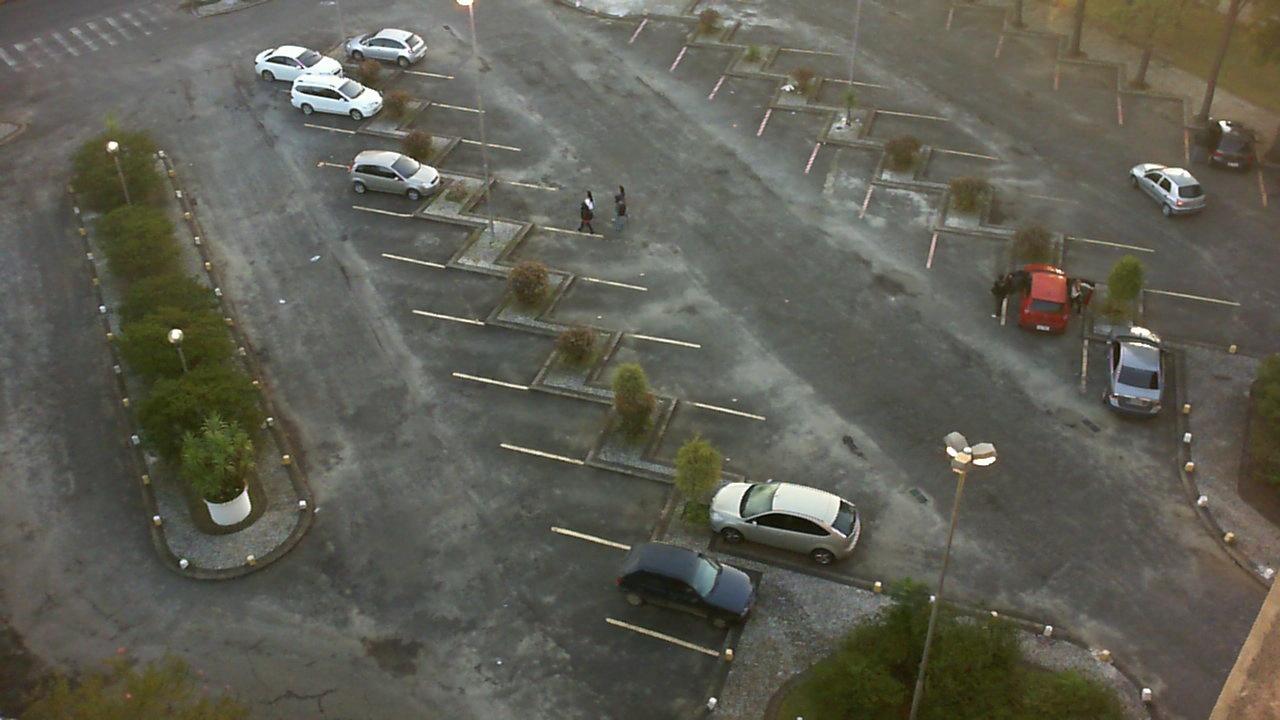
//> input picture testingEnv/ParkingLot_dataset/sequence4/frames/2013-04-15_07_05_01.png, 1280 x 720 px; its folder holds only this picture in this run
$ ./siftroi   (built with g++ and OpenCV 4)
//> lines starting //> are read from the running program, lines starting //| are printed output that depends on the picture; after the words box and inside, x2 and y2 are one past the last pixel; in counts of white or black regions, pixels touching at a corner belong together
#include <opencv2/opencv.hpp>
#include <opencv2/xfeatures2d.hpp>
#include <iostream>
#include <filesystem>
#include "opencv2/ximgproc.hpp"

cv::Mat adjustContrast(const cv::Mat& inputImg, double alpha, int beta) {
    cv::Mat newImage = cv::Mat::zeros(inputImg.size(), inputImg.type());

    // Applica la regolazione di contrasto e luminosità
    inputImg.convertTo(newImage, -1, alpha, beta);

    return newImage;
}

cv::Mat applyCLAHE(cv::Mat tgt){
    cv::cvtColor(tgt, tgt, cv::COLOR_BGR2Lab);
    std::vector<cv::Mat> lab_planes(3);
    cv::split(tgt, lab_planes);

    // Apply CLAHE to the L (lightness) channel
    cv::Ptr<cv::CLAHE> clahe = cv::createCLAHE();
    clahe->setClipLimit(2.0); // Set clip limit
    clahe->setTilesGridSize(cv::Size(8, 8)); // Set tile grid size

    cv::Mat clahe_l;
    clahe->apply(lab_planes[0], clahe_l); // Apply CLAHE to the L channel

    // Merge the modified L channel back with the original A and B channels
    lab_planes[0] = clahe_l;
    cv::Mat lab_clahe_image;
    cv::merge(lab_planes, lab_clahe_image);

    // Convert the LAB image back to BGR color space
    cv::Mat clahe_bgr_image;
    cv::cvtColor(lab_clahe_image, clahe_bgr_image, cv::COLOR_Lab2BGR);
    return clahe_bgr_image;
}

int main() {

    std::string fullFramesDir ="/home/trigger/Documents/GitHub/Parking_lot_occupancy/testingEnv/ParkingLot_dataset/sequence4/frames";
        for (const auto &iter: std::filesystem::directory_iterator(fullFramesDir)){

            std::string imgPathBusy = iter.path().string();
            cv::Mat parking_with_cars_col = cv::imread(imgPathBusy);
//> parking_with_cars_col is the input picture: 720 rows x 1280 cols, CV_8UC3; mean B, G, R 83.5, 93.9, 94.6

        cv::Mat parking_with_cars;
        cv::Mat src_clean = parking_with_cars_col.clone();
        cv::Ptr<cv::CLAHE> clahe = cv::createCLAHE();
        clahe->setClipLimit(2.0); // Clip limit to prevent noise amplification
        clahe->setTilesGridSize(cv::Size(8, 8));
        //parking_with_cars_col = adjustContrast(parking_with_cars_col, 1.3, -50);
        cv::cvtColor(parking_with_cars_col, parking_with_cars, cv::COLOR_BGR2GRAY);
        if (parking_with_cars.empty()) {
            std::cerr << "Errore nel caricamento delle immagini" << std::endl;
            return -1;
        }

        std::string emptyFramesDir = "/home/trigger/Documents/GitHub/Parking_lot_occupancy/testingEnv/ParkingLot_dataset/sequence0/frames";
        cv::Mat empty_parking = cv::Mat::zeros(parking_with_cars.size(), CV_32FC1);
        std::vector<cv::Mat> empty_images;
        for (const auto &iter: std::filesystem::directory_iterator(emptyFramesDir)) {
            std::string imgPath = iter.path().string();
            cv::Mat input = cv::imread(imgPath, cv::IMREAD_GRAYSCALE);
            if (input.empty()) {
                std::cerr << "Error opening the image" << std::endl;
            }
            empty_images.push_back(input);
        }

        for (const auto &img: empty_images) {
            cv::Mat temp;
            img.convertTo(temp, CV_32FC1);
            empty_parking += temp;
        }
//> this loop made 1 pass
        empty_parking /= empty_images.size();

        empty_parking.convertTo(empty_parking, CV_8UC1);

        // Step 1: Sottrazione del background
        cv::Mat diff;
        cv::absdiff(parking_with_cars, empty_parking, diff);
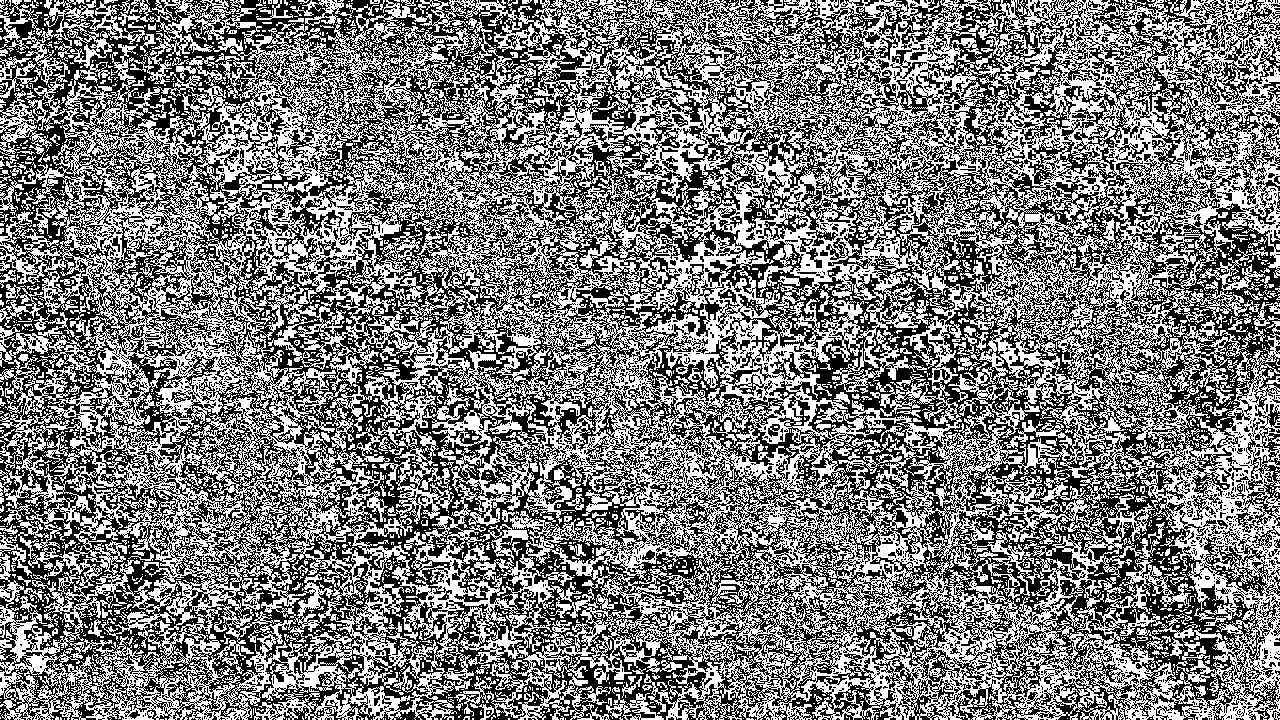
//> diff: 720 rows x 1280 cols, CV_8UC1; values 0 (black) and 1 (white), 49% white in thin lines or dots

        // Applica una sogliatura sulla differenza
        cv::Mat thresh;
        cv::threshold(diff, thresh, 50, 255, cv::THRESH_BINARY);
//> thresh: 720 rows x 1280 cols, CV_8UC1; every value is 0

        // Affina la maschera usando operazioni morfologiche
        cv::Mat kernel = cv::getStructuringElement(cv::MORPH_RECT, cv::Size(20, 20));
        cv::morphologyEx(thresh, thresh, cv::MORPH_CLOSE, kernel);
        cv::morphologyEx(thresh, thresh, cv::MORPH_OPEN, kernel);

        // Visualizza la maschera preliminare
        cv::imshow("Background Subtraction Mask", thresh);

        parking_with_cars.copyTo(parking_with_cars, thresh);

        // Step 2: Segmentazione con SIFT (affinamento)
        cv::Ptr<cv::SIFT> sift = cv::SIFT::create();
        std::vector<cv::KeyPoint> keypoints_empty, keypoints_with_cars;
        cv::Mat descriptors_empty, descriptors_with_cars;

        sift->detectAndCompute(empty_parking, cv::noArray(), keypoints_empty, descriptors_empty);
//> keypoints_empty = 2318 keypoints; strongest (x, y, size): (176, 334, 7.3), (112, 145, 6), (302, 503, 3.6), (713, 700, 4)
        sift->detectAndCompute(parking_with_cars, cv::noArray(), keypoints_with_cars, descriptors_with_cars);
//> keypoints_with_cars = 2315 keypoints; strongest (x, y, size): (176, 334, 7.3), (112, 145, 6), (302, 503, 3.6), (713, 700, 4)

        cv::FlannBasedMatcher matcher;
        std::vector<cv::DMatch> matches;
        matcher.match(descriptors_empty, descriptors_with_cars, matches);
//> matches = 2318 matches

        double max_dist = 0;
        double min_dist = 100;
        for (int i = 0; i < descriptors_empty.rows; i++) {
            double dist = matches[i].distance;
            if (dist < min_dist) min_dist = dist;
            if (dist > max_dist) max_dist = dist;
        }
//> this loop made 2318 passes
//> (dist, min_dist, max_dist) on pass 1: (46.84, 46.84, 46.84)
//> after the loop, min_dist = 1.41; max_dist = 423.7

        std::vector<cv::DMatch> good_matches;
        for (int i = 0; i < descriptors_empty.rows; i++) {
            if (matches[i].distance <= std::max(2 * min_dist, 0.02)) {
                good_matches.push_back(matches[i]);
            }
        }
//> after the loop, good_matches = 52 matches

        cv::Mat img_matches;
        cv::drawMatches(empty_parking, keypoints_empty, parking_with_cars, keypoints_with_cars, good_matches,
                        img_matches);
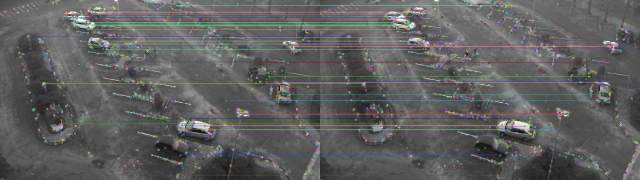
//> img_matches: 720 rows x 2560 cols, CV_8UC3 (shown at 1/4 size); mean B, G, R 94.4, 94.8, 94.5
        cv::imshow("Good Matches", img_matches);

        // Step 3: Affinamento della maschera preliminare usando i punti chiave non corrispondenti
        cv::Mat mask = thresh.clone(); // Usa la maschera dalla sottrazione come base

        // Trova i punti chiave nell'immagine con le auto che non hanno una buona corrispondenza
        for (int i = 0; i < keypoints_with_cars.size(); i++) {
            bool has_match = false;
            for (const auto &match: good_matches) {
                if (match.trainIdx == i) {
                    has_match = true;
                    break;
                }
            }
            if (!has_match) {
                // Affina la maschera aggiungendo i punti chiave che non corrispondono
                cv::circle(mask, keypoints_with_cars[i].pt, 5, cv::Scalar(255), cv::FILLED);
            }
        }
//> this loop made 2315 passes
//> mask: 720 rows x 1280 cols, CV_8UC1; 11.3% white; 379 white regions, largest, box (x1, y1, x2, y2) and area: (381, 149, 552, 245) 5686, (309, 25, 391, 141) 3900, (507, 347, 620, 413) 2518

        // Affinamento finale della maschera
        cv::morphologyEx(mask, mask, cv::MORPH_CLOSE, kernel);


        std::vector<std::vector<cv::Point>> contours;
        std::vector<cv::Vec4i> hierarchy;


        // Ulteriori operazioni morfologiche
        //cv::Mat kernelfinal = cv::getStructuringElement(cv::MORPH_RECT, cv::Size(30, 30));
        cv::morphologyEx(mask, mask, cv::MORPH_CLOSE,
                         cv::getStructuringElement(cv::MORPH_RECT, cv::Size(15, 15))); // Rimuove i buchi
        cv::morphologyEx(mask, mask, cv::MORPH_OPEN, cv::getStructuringElement(cv::MORPH_RECT, cv::Size(30,
                                                                                                        30)));// Ulteriori operazioni morfologiche
//> mask: 720 rows x 1280 cols, CV_8UC1; 9.2% white; 18 white regions
        //cv::morphologyEx(mask, mask, cv::MORPH_ERODE, cv::getStructuringElement(cv::MORPH_RECT, cv::Size(10,10)));


// Trova i contorni nella maschera
        cv::findContours(mask, contours, hierarchy, cv::RETR_EXTERNAL, cv::CHAIN_APPROX_SIMPLE);
//> contours = 18 contours; largest, box (x1, y1, x2, y2) and area: (259, 28, 633, 283) 29702, (643, 0, 877, 178) 12202, (1079, 327, 1174, 416) 6896, (998, 247, 1083, 335) 5350, (1154, 117, 1239, 212) 4296
// Filtro dei contorni per dimensione
        for (size_t i = 0; i < contours.size(); i++) {
            double area = cv::contourArea(contours[i]);
            // Se il contorno è troppo piccolo, lo eliminiamo
            if (area < 100) { // Modifica la soglia a seconda delle dimensioni del tuo dataset
                cv::drawContours(mask, contours, static_cast<int>(i), cv::Scalar(0), cv::FILLED);
            }
        }
//> this loop made 18 passes
//> area on passes 1 to 8: 898.5, 1052, 2141, 954, 2313, 3009.5, 3389, 1266.5

        cv::imshow("Mask after refinement", mask);


        // Applica la maschera affinata all'immagine con le auto
        cv::Mat image;
        parking_with_cars_col.copyTo(image, mask);

        parking_with_cars_col = applyCLAHE(parking_with_cars_col);
        adjustContrast(parking_with_cars_col, 2, -50);
//> in adjustContrast, `inputImg.convertTo(newImage, -1, alpha, beta);`:
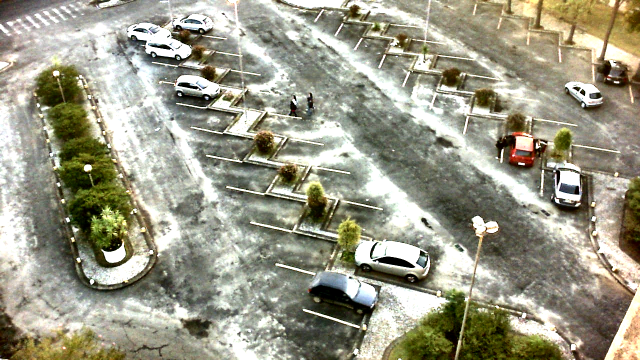
//> newImage: 720 rows x 1280 cols, CV_8UC3 (shown at 1/2 size); mean B, G, R 134.9, 153.8, 155.3


        mask.setTo(cv::GC_BGD, mask == 0);
        mask.setTo(cv::GC_PR_FGD, mask == 255);
//> mask: 720 rows x 1280 cols, CV_8UC1; values 0 (black) and 3 (white), 9.2% white; 18 white regions, largest, box (x1, y1, x2, y2) and area: (259, 28, 633, 283) 30402, (643, 0, 877, 178) 12612, (1079, 327, 1174, 416) 7068

        cv::imshow("kabir porcodio", image);
        cv::Mat bgdModel, fgdModel;
            std::cout << "Executing grabcut..." << std::endl;
        try {
            cv::grabCut(image, mask, cv::Rect(), bgdModel, fgdModel, 30, cv::GC_INIT_WITH_MASK);
//> bgdModel = 65 values, max 1 at index 0, min 0 at index 1, mean 0.0177; fgdModel = 65 values, max 1542.2 at index 33, min -34.28 at index 49, mean 332.8
            parking_with_cars_col.copyTo(image, mask);
            cv::grabCut(parking_with_cars_col, mask, cv::Rect(), bgdModel, fgdModel, 30, cv::GC_INIT_WITH_MASK);
//> bgdModel = 65 values, max 1144.7 at index 20, min 0.163 at index 0, mean 273.7; fgdModel = 65 values, max 1707.8 at index 55, min 0.0818 at index 0, mean 477.4
        }
        catch (const cv::Exception &e) {
            std::cout << "no foreground detected" << std::endl;
        }
        cv::compare(mask, cv::GC_PR_FGD, mask, cv::CMP_EQ);
        // Filtro dei contorni per dimensione
        cv::morphologyEx(mask, mask, cv::MORPH_CLOSE, cv::getStructuringElement(cv::MORPH_RECT, cv::Size(15, 15)));
        cv::morphologyEx(mask, mask, cv::MORPH_OPEN, cv::getStructuringElement(cv::MORPH_RECT, cv::Size(15, 15)));
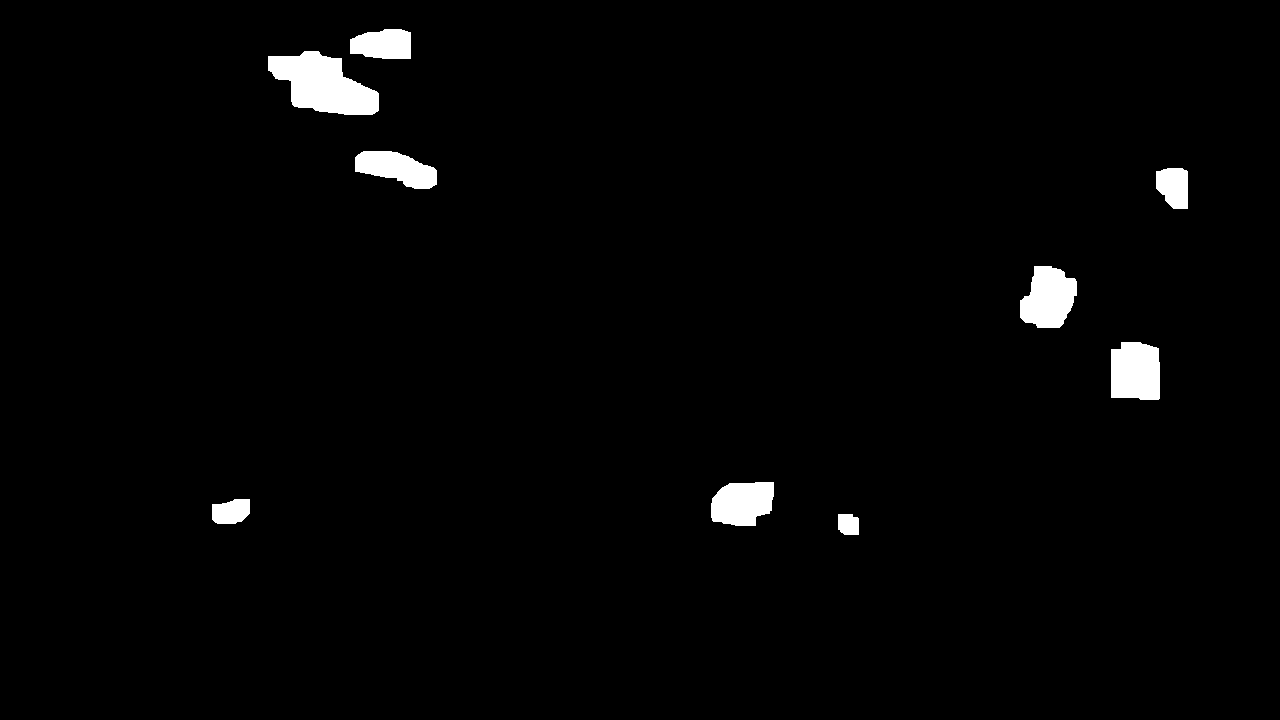
//> mask: 720 rows x 1280 cols, CV_8UC1; 1.9% white; 9 white regions
        cv::findContours(mask, contours, hierarchy, cv::RETR_EXTERNAL, cv::CHAIN_APPROX_SIMPLE);
//> contours = 9 contours; largest, box (x1, y1, x2, y2) and area: (268, 51, 379, 115) 4318, (1111, 342, 1160, 400) 2530, (1020, 266, 1077, 328) 2516, (711, 482, 774, 526) 2188, (355, 151, 437, 189) 1936
        for (size_t i = 0; i < contours.size(); i++) {
            double area = cv::contourArea(contours[i]);
            // Se il contorno è troppo piccolo, lo eliminiamo
            if (area < 100) { // Modifica la soglia a seconda delle dimensioni del tuo dataset
                cv::drawContours(mask, contours, static_cast<int>(i), cv::Scalar(0), cv::FILLED);
            }
        }
//> this loop made 9 passes
//> area on passes 1 to 8: 366, 737.5, 2187.5, 2529.5, 2516.5, 1034.5, 1936, 4317.5

        cv::Mat fgMask = cv::Mat::zeros(image.size(), image.type());
        for (int x = 0; x < image.rows; x++) {  // Iterate over rows (height)
            for (int y = 0; y < image.cols; y++) {  // Iterate over columns (width)
                if ((int) mask.at<uchar>(cv::Point(y, x)) == 255) {
                    fgMask.at<cv::Vec3b>(cv::Point(y, x))[0] = 0;
                    fgMask.at<cv::Vec3b>(cv::Point(y, x))[1] = 255;
                    fgMask.at<cv::Vec3b>(cv::Point(y, x))[2] = 0;
                } else {
                    fgMask.at<cv::Vec3b>(cv::Point(y, x))[0] = 0;
                    fgMask.at<cv::Vec3b>(cv::Point(y, x))[1] = 0;
                    fgMask.at<cv::Vec3b>(cv::Point(y, x))[2] = 0;
                }
            }
        }
        addWeighted(fgMask, 1, src_clean, 0.5, 0, src_clean);
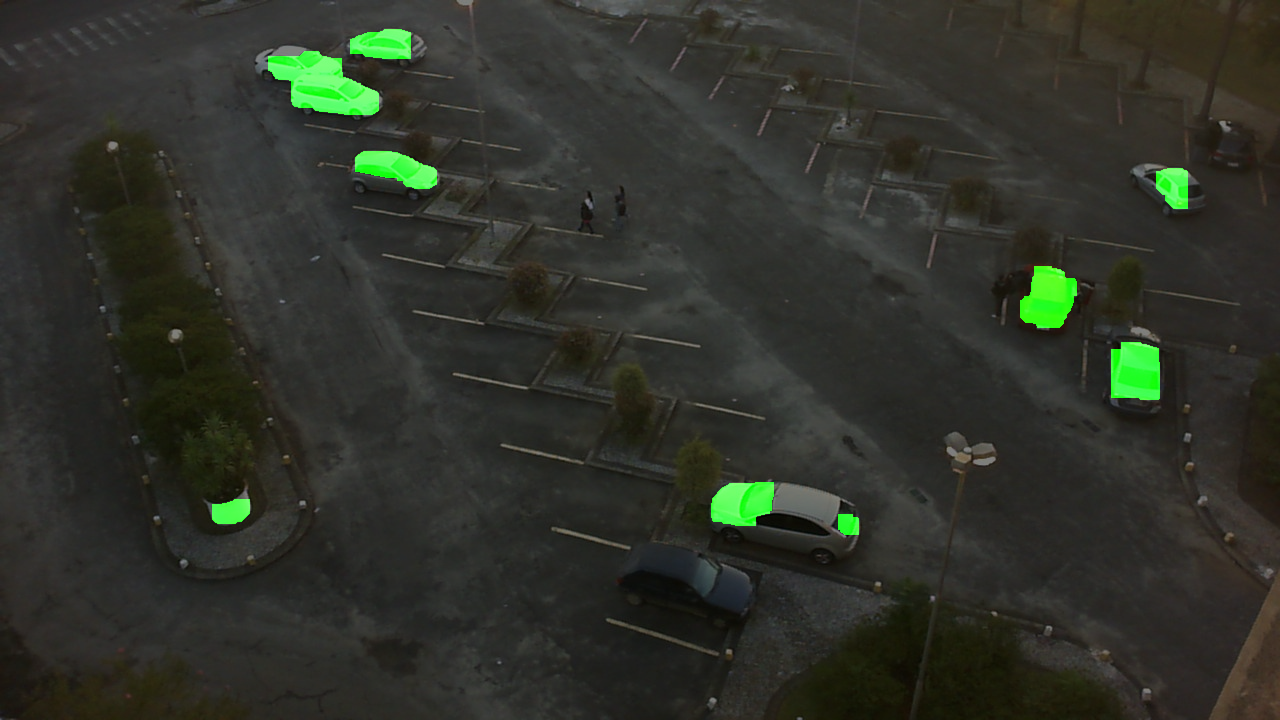
//> src_clean: 720 rows x 1280 cols, CV_8UC3; mean B, G, R 41.7, 50.5, 47.3
        cv::imshow("Mask after grabcut", fgMask);
        cv::imshow("Segmented Cars", src_clean);

        // Rimuove i buchi
        cv::waitKey(0);
        std::cout << "Next image" << std::endl;
    }
    return 0;
}
